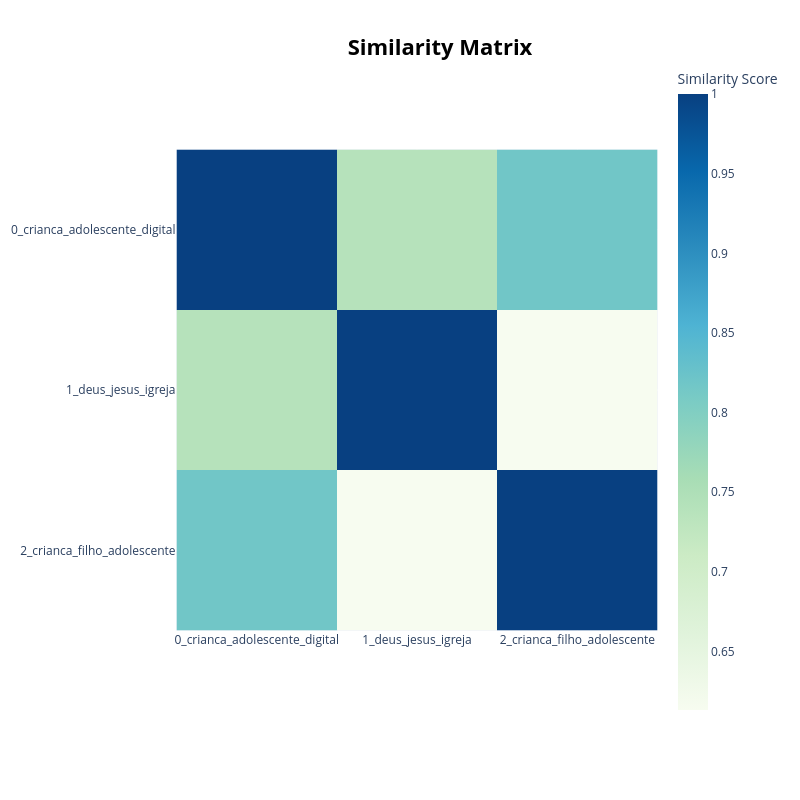

Write notebook code for a chart like this one.
### Code cell
# Gera o heatmap de similaridade
fig_heatmap = modelo_treinado.visualize_heatmap()
fig_heatmap.show()

### Figure 1 — Plotly figure (JSON) as saved in the notebook; plotly's stock layout.template omitted (floating-point values rounded to 4 significant figures)
{"data": [{"coloraxis": "coloraxis", "hovertemplate": "x: %{x}<br>y: %{y}<br>Similarity Score: %{z}<extra></extra>", "name": "0", "type": "heatmap", "x": ["0_crianca_adolescente_digital", "1_deus_jesus_igreja", "2_crianca_filho_adolescente"], "xaxis": "x", "y": ["0_crianca_adolescente_digital", "1_deus_jesus_igreja", "2_crianca_filho_adolescente"], "yaxis": "y", "z": [[1.0, 0.7394, 0.8175], [0.7394, 1.0, 0.6133], [0.8175, 0.6133, 1.0]]}], "layout": {"coloraxis": {"colorbar": {"title": {"text": "Similarity Score"}}, "colorscale": [[0, "rgb(247,252,240)"], [0.125, "rgb(224,243,219)"], [0.25, "rgb(204,235,197)"], [0.375, "rgb(168,221,181)"], [0.5, "rgb(123,204,196)"], [0.625, "rgb(78,179,211)"], [0.75, "rgb(43,140,190)"], [0.875, "rgb(8,104,172)"], [1, "rgb(8,64,129)"]]}, "height": 800, "hoverlabel": {"bgcolor": "white", "font": {"family": "Rockwell", "size": 16}}, "legend": {"title": {"text": "Trend"}}, "margin": {"t": 60}, "showlegend": true, "title": {"font": {"color": "Black", "size": 22}, "text": "<b>Similarity Matrix</b>", "x": 0.55, "xanchor": "center", "y": 0.95, "yanchor": "top"}, "width": 800, "xaxis": {"anchor": "y", "constrain": "domain", "domain": [0, 1], "scaleanchor": "y"}, "yaxis": {"anchor": "x", "autorange": "reversed", "constrain": "domain", "domain": [0, 1]}}}
